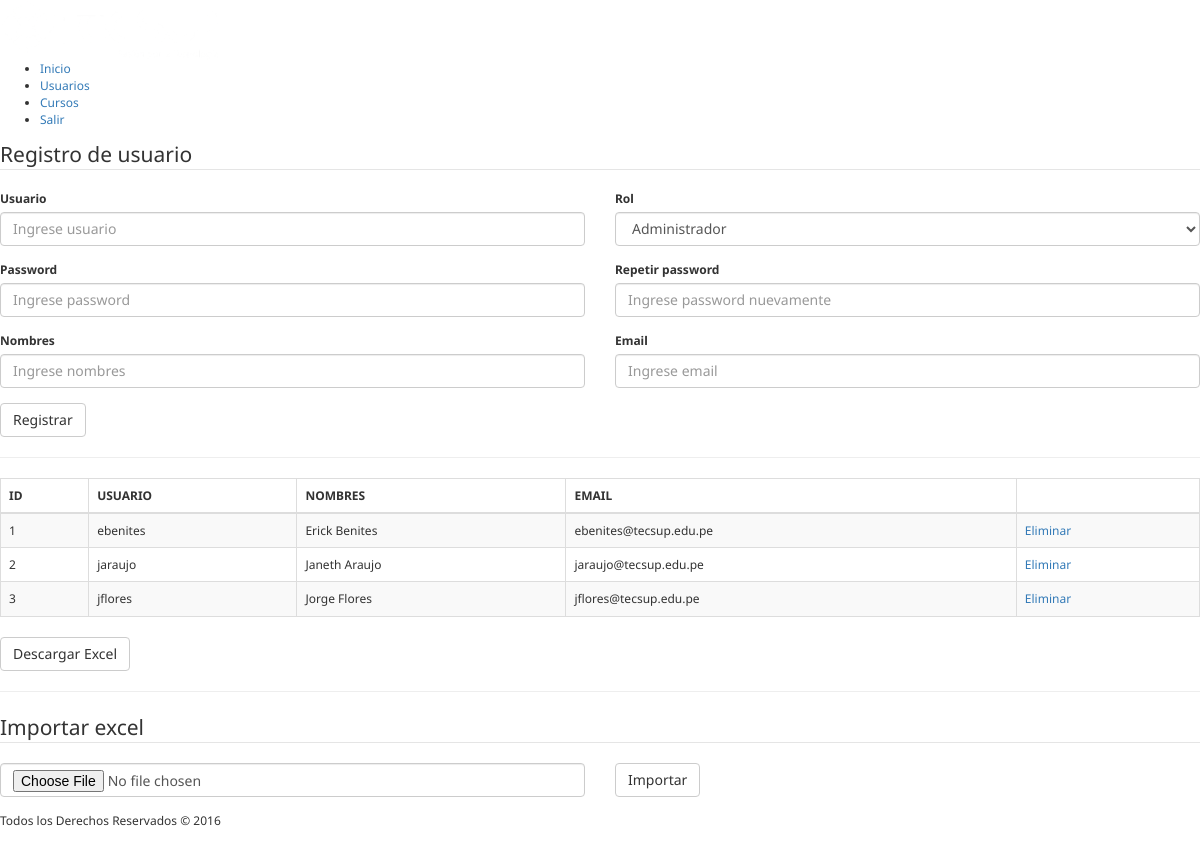
Page /usuarios-listar.php on the committed database.
### tables this page shows
CREATE TABLE IF NOT EXISTS `usuarios` (
  `id` INT NOT NULL AUTO_INCREMENT COMMENT '',
  `username` VARCHAR(20) NOT NULL COMMENT '',
  `password` VARCHAR(40) NOT NULL COMMENT '',
  `nombres` VARCHAR(100) NOT NULL COMMENT '',
  `roles_id` INT NULL COMMENT '',
  `email` VARCHAR(100) NOT NULL COMMENT '',
  PRIMARY KEY (`id`)  COMMENT '',
  INDEX `fk_usuarios_roles1_idx` (`roles_id` ASC)  COMMENT '',
  CONSTRAINT `fk_usuarios_roles1`
    FOREIGN KEY (`roles_id`)
    REFERENCES `roles` (`id`)
    ON DELETE NO ACTION
    ON UPDATE NO ACTION);

### classes/dao/RolDAO.php (called while the page is built)
<?php
class RolDAO {
    public static function listar() {
        $lista = array();
        $query = "SELECT * FROM roles ORDER BY nombre";
        $con = Conexion::getConexion() ;
        $stmt = $con->prepare($query);
        $stmt->execute();
        while($fila = $stmt->fetchObject('Rol')){
            $lista[] = $fila;
        }
        return $lista;
    }
}
?>

### config.php (called while the page is built, shortened)
<?php
spl_autoload_register(function ($class) {
    $dirs = array(
        'dto',
        'dao',
        'common',
    );
    foreach($dirs as $dir) {
        $filename = "classes/$dir/$class.php";
        if (file_exists($filename)) {
            return;
        }
    }
});

### classes/dao/UsuarioDAO.php (called while the page is built, shortened)
<?php
class UsuarioDAO {
    public static function listar() {
        $lista = array();
        $query = "SELECT * FROM usuarios ORDER BY nombres";
        $con = Conexion::getConexion() ;
        $stmt = $con->prepare($query);
        $stmt->execute();
        while($fila = $stmt->fetchObject('Usuario')){
            $lista[] = $fila;
        }
        return $lista;
    }
}
?>

### usuarios-listar.php (the view, shortened to what this page needs)
<?php
require_once './config.php';
$roles = RolDAO::listar();
$usuarios = UsuarioDAO::listar();
?>
<!DOCTYPE html>
<html>
    <head>
        <?php require_once 'include/head.php';?>
    </head>
    <body>
        <?php require_once './include/header.php';?>
        <?php require_once './include/menubar.php';?>
        <div id="content">
            <form method="post" action="usuarios-registrar.php">
                <fieldset>
                    <legend>Registro de usuario</legend>
                    <div class="row">
                        <div class="form-group col-md-6">
                            <label>Usuario</label>
                            <input type="text" name="username" class="form-control" placeholder="Ingrese usuario">
                        </div>
                        <div class="form-group col-md-6">
                            <label>Rol</label>
                            <select name="roles_id" class="form-control">
                                <?php foreach($roles as $rol) {?>
                                <option value="<?php echo $rol->id?>"><?php echo $rol->nombre?></option>
                                <?php } ?>
                            </select>
                        </div>
                    </div>
                    <div class="row">
                        <div class="form-group col-md-6">
                            <label>Password</label>
                            <input type="password" name="password" class="form-control" placeholder="Ingrese password">
                        </div>
                        <div class="form-group col-md-6">
                            <label>Repetir password</label>
                            <input type="password" name="password2" class="form-control" placeholder="Ingrese password nuevamente">
                        </div>
                    </div>
                    <div class="row">
                        <div class="form-group col-md-6">
                            <label>Nombres</label>
                            <input type="text" name="nombres" class="form-control" placeholder="Ingrese nombres">
                        </div>
                        <div class="form-group col-md-6">
                            <label>Email</label>
                            <input type="text" name="email" class="form-control" placeholder="Ingrese email">
                        </div>
                    </div>
                    <button type="submit" class="btn btn-default">Registrar</button>
                </fieldset>
            </form>
            <hr/>
            <div class="table-responsive">
            <table border="1" class="table table-striped table-bordered table-hover">
                <thead>
                    <tr>
                        <th>ID</th>
                        <th>USUARIO</th>
                        <th>NOMBRES</th>
                        <th>EMAIL</th>
                        <th>&nbsp;</th>
                    </tr>
                </thead>
                <tbody>
                  <?php
                    foreach($usuarios as $usuario){
                  ?>
                    <tr>
                        <td><?php echo $usuario->id ?></td>
                        <td><?php echo $usuario->username ?></td>
                        <td><?php echo $usuario->nombres ?></td>
                        <td><?php echo $usuario->email ?></td>
                        <td><a href="usuarios-eliminar.php?id=<?php echo $usuario->id ?>">Eliminar</a></td>
                    </tr>
                  <?php
                    }
                  ?>
                </tbody>
            </table>
            </div>
            <a href="usuarios-exportar-excel.php" class="btn btn-default" role="button">Descargar Excel</a>
            <hr/>
            <form method="post" action="usuarios-importar-excel.php" enctype="multipart/form-data">
                <fieldset>
                    <legend>Importar excel</legend>
                    <div class="row">
                        <div class="form-group col-md-6">
                            <input type="file" name="documento" class="form-control">
                        </div>
                        <div class="form-group col-md-6">
                            <button type="submit" class="btn btn-default">Importar</button>
                        </div>
                    </div>
                </fieldset>
            </form>
        </div>
       <?php require_once './include/footer.php';?>
    </body>
</html>

### include/head.php (shortened to what this page needs)
<link rel="stylesheet" href="https://maxcdn.bootstrapcdn.com/bootstrap/3.3.5/css/bootstrap.min.css">
<link rel="stylesheet" href="style.css">

### include/header.php
<div id="header">
     <img src="logo.png" height="60" alt="Tecsup"/>
</div>

### include/menubar.php (shortened to what this page needs)
<div id="menu">
    <ul>
        <li><a href="index.php">Inicio</a></li>
        <li><a href="usuarios-listar.php">Usuarios</a></li>
        <li><a href="cursos_listar.php">Cursos</a></li>
        <li><a href="#">Salir</a></li>
    </ul>
</div>

### include/footer.php
<div id="footer">
    Todos los Derechos Reservados © <?php echo date('Y')?>
</div>

### style.css (style rules this page uses)
html { position: relative; min-height: 100%; }
body { font-family: 'Noto Sans', sans-serif; font-size: 12px; margin-bottom: 60px; }

### rows in the picture
usuarios: id "1", username "ebenites", nombres "Erick Benites", email "ebenites@tecsup.edu.pe"
usuarios: id "2", username "jaraujo", nombres "Janeth Araujo", email "jaraujo@tecsup.edu.pe"
usuarios: id "3", username "jflores", nombres "Jorge Flores", email "jflores@tecsup.edu.pe"

### other values in the picture
form field roles_id "Administrador"
